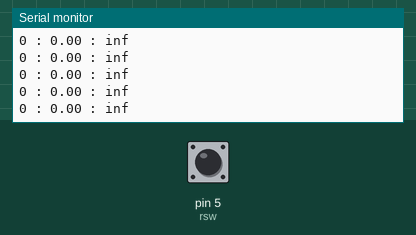
This sketch was run on a simulated Arduino Uno, built with avr-gcc and run on an emulated ATmega328P. On the bench: the last lines printed to the serial monitor. Wiring (inferred from the names in the program): SSD1306 OLED at I2C address 0x3C. The inputs (shaded band) are chosen by the test bench; at power-on: pin 5 (rsw) LOW.

Above: at 2.2 s.
2.3 s: pin 5 (rsw) pulled HIGH for 0.15 s
At 2.66 s:
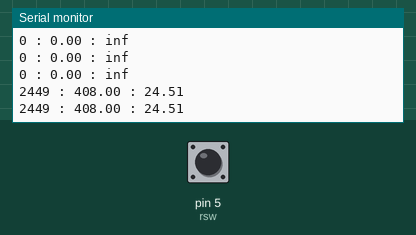
4.5 s: pin 5 (rsw) pulled HIGH for 1 s
At 5.71 s:
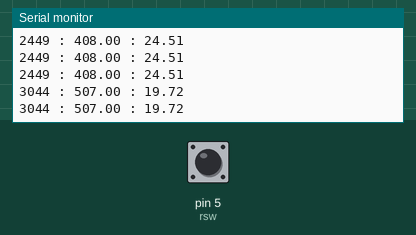
7.0 s: pin 5 (rsw) pulled HIGH for 0.15 s
At 7.36 s:
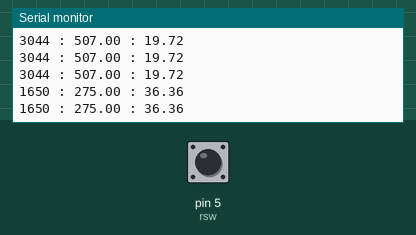
Timing chart, 0 to 10.0 s (numbered marks = the images above; inputs shaded):
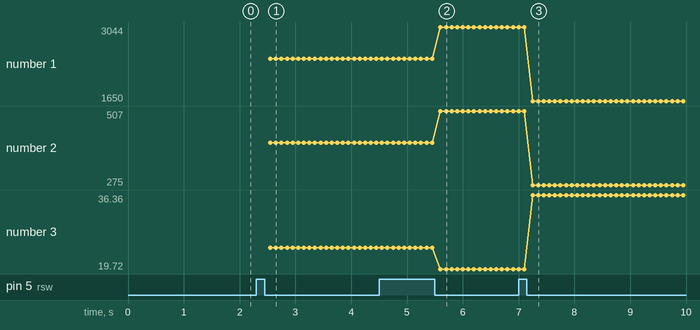

Measured:
- after the input at 2.3 s, the serial monitor: prints a new line after 0.25 s (image 1)
- after the input at 4.5 s, the serial monitor: prints a new line after 1.1 s (image 2)
- after the input at 7.0 s, the serial monitor: prints a new line after 0.25 s (image 3)
- plotted number 1: 2449 → 3044 after the input at 4.5 s, 3044 → 1650 after the input at 7.0 s
- plotted number 2: 408 → 507 after the input at 4.5 s, 507 → 275 after the input at 7.0 s
- plotted number 3: 24.51 → 19.72 after the input at 4.5 s, 19.72 → 36.36 after the input at 7.0 s

The sketch:

SpeedMeter_Pal1.ino
```cpp
#include <Wire.h>
#include "SO2002A_I2C.h"
#include <MsTimer2.h>
SO2002A_I2C oled(0x3c);

unsigned long beforeTime;
unsigned long elapsedTime;
int flagHi;
int flag2;
int flag3;
double speed1;

//タイヤ直径
#define taiya 685.8

//スイッチ→デジタル２，３，４ピン
#define sw1 2
#define sw2 3
#define sw3 4
//リードスイッチ→デジタル５ピン
#define rsw 5

byte smiley[8] = {
  B00000,
  B10001,
  B00000,
  B00000,
  B10001,
  B01110,
  B00000,
};

void setup() {
  // put your setup code here, to run once:
   //初期化
  beforeTime  = 0;
  elapsedTime = 0;
  flagHi = 0;
  flag2 = 0;
  flag3 = 0;

  //LCDの準備
  oled.begin(16, 2);
  oled.createChar(0, smiley);
  oled.noBlink();
  oled.noCursor();
  oled.setContrastControl(255);
  oled.clear();

  oled.print("HELLO!");
  delay(1000);
  oled.clear();
  oled.print("SPD: ");
  oled.setCursor(8,0);
  oled.print("[rpm]");
  Serial.begin(9600);

  //スレッド設定
  MsTimer2::set(100, send);
  MsTimer2::start();
}

void loop() {

  unsigned long nowTime;
  int digital0 = digitalRead(rsw);//AD0取得
  nowTime = millis();//起動してからの時間取得

  //パルスHIGH
  if (digital0 == 1 && flagHi == 0){
    flagHi = 1;
    delay(100);
  }

  //パルスLOW
  if (digital0 == 0 && flagHi == 1){
    flagHi = 0;
    elapsedTime = nowTime - beforeTime;//前回パルスアップからの経過時間
    beforeTime = nowTime;//今の時間を記録する

      MsTimer2::set(100, send);
      MsTimer2::start();
      oled.display();
      oled.setCursor(8,0);
      oled.print("[rpm]");
      delay(100);

  }

  //30秒経過で0km/hにする
  if(nowTime - beforeTime>30000){
    elapsedTime=0.0;
  }


  if(flag2 == 0 && flag3 == 1){
    //LCDに表示
    //５文字の変数を作成
    char speed2[7] = "";
    //総文字数５桁、小数点２桁に変換
    dtostrf(speed1, 4, 0, speed2);
    oled.setCursor(4,0);
    oled.print(speed2);

    flag3 = 0;
  }
}

void send(){
  speed1 =000.00;

  double buf1 = elapsedTime / 6;
  double buf2 = (1 / buf1) * 10000;

  Serial.print(elapsedTime);
  Serial.print(" : ");
  Serial.print(buf1);
  Serial.print(" : ");
  Serial.println(buf2);

  //時速に変換
  if(elapsedTime != 0.0)speed1 =  buf2;
  flag3 = 1;
}
```

so2002a_i2c.cpp
```cpp
#include "SO2002A_I2C.h"
#include "Arduino.h"
#include "Wire.h"

SO2002A_I2C::SO2002A_I2C(uint8_t i2cAddress) {
  this->i2cAddress = i2cAddress;
}

// LiquidCrystal compatible functions
void SO2002A_I2C::begin(uint8_t columns, uint8_t rows) {
  this->columns = columns;
  this->rows = rows;

  entryMode =    0b00000010;
  displayMode =  0b00000000;
  functionMode = 0b00000000;

  Wire.begin();
  noDisplay();
  clear();
  display();

  setDisplayMode();
  setFunctionMode();
}

void SO2002A_I2C::clear() {
  writeCommand(SO2002A_I2C_COMMAND, SO2002A_I2C_COMMAND_CLEAR_DISPLAY);
  delayMicroseconds(1520);
}

void SO2002A_I2C::home() {
  writeCommand(SO2002A_I2C_COMMAND, SO2002A_I2C_COMMAND_RETURN_HOME);
  delayMicroseconds(1520);
}

void SO2002A_I2C::setCursor(uint8_t col, uint8_t row) {
  int row_begin[] = {0, 32};
  setDdramAddress(col + row_begin[row] );
}

void SO2002A_I2C::cursor() {
  displayMode |= SO2002A_I2C_DISPLAY_CURSOR_ON;
  setDisplayMode();
}

void SO2002A_I2C::noCursor() {
  displayMode &= SO2002A_I2C_DISPLAY_CURSOR_OFF;
  setDisplayMode();
}

void SO2002A_I2C::blink() {
  displayMode |= SO2002A_I2C_DISPLAY_MODE_BLINK_ON;
  setDisplayMode();
}

void SO2002A_I2C::noBlink() {
  displayMode &= SO2002A_I2C_DISPLAY_MODE_BLINK_OFF;
  setDisplayMode();
}

void SO2002A_I2C::display() {
  displayMode |= SO2002A_I2C_DISPLAY_MODE_DISPLAY_ON;
  setDisplayMode();
}

void SO2002A_I2C::noDisplay() {
  displayMode &= SO2002A_I2C_DISPLAY_MODE_DISPLAY_OFF;
  setDisplayMode();
}

void SO2002A_I2C::scrollDisplayLeft() {
  writeCommand(SO2002A_I2C_COMMAND, SO2002A_I2C_COMMAND_CURSOR_OR_DISPLAY_SHIFT | SO2002A_I2C_SHIFT_CONTROL_ON & SO2002A_I2C_SHIFT_LEFT);
  delayMicroseconds(37);
}

void SO2002A_I2C::scrollDisplayRight() {
  writeCommand(SO2002A_I2C_COMMAND, SO2002A_I2C_COMMAND_CURSOR_OR_DISPLAY_SHIFT | SO2002A_I2C_SHIFT_CONTROL_ON | SO2002A_I2C_SHIFT_RIGHT);
  delayMicroseconds(37);
}

void SO2002A_I2C::autoscroll() {
  entryMode |= SO2002A_I2C_ENTRY_MODE_SHIFT_OFF;
  setEntryMode();
}

void SO2002A_I2C::noAutoscroll() {
  entryMode &= SO2002A_I2C_ENTRY_MODE_SHIFT_ON;
  setEntryMode();
}

void SO2002A_I2C::leftToRight() {
  entryMode |= SO2002A_I2C_ENTRY_MODE_DIRECTION_LEFT_TO_RIGHT;
  setEntryMode();
}

void SO2002A_I2C::rightToLeft() {
  entryMode &= SO2002A_I2C_ENTRY_MODE_DIRECTION_RIGHT_TO_LEFT;
  setEntryMode();
}

void SO2002A_I2C::createChar(uint8_t location, uint8_t charmap[]) {
  location &= 0x7;
  writeCommand(SO2002A_I2C_COMMAND, SO2002A_I2C_COMMAND_SET_CGRAM_ADDRESS | (location << 3));
  delayMicroseconds(37);
  for (int i = 0; i < 8; i++) {
    writeCommand(SO2002A_I2C_DATA, charmap[i]);
    delayMicroseconds(37);
  }
}

// OLED original functions
void SO2002A_I2C::singleHeightFont() {
  functionMode &= SO2002A_I2C_FUNCTION_DOUBLE_HEIGHT_OFF;
  setFunctionMode();
}

void SO2002A_I2C::doubleHeightFont() {
  functionMode |= SO2002A_I2C_FUNCTION_DOUBLE_HEIGHT_ON;
  setFunctionMode();
}

void SO2002A_I2C::setScrollQuantity(uint8_t dot) {
  setFunctionMode(functionMode | SO2002A_I2C_FUNCTION_EXT_RE_ON);
  writeCommand(SO2002A_I2C_COMMAND, SO2002A_I2C_COMMAND_SET_SCROLL_QUANTITY | (dot & SO2002A_I2C_SCROLLQUANTITY_MASK));
  delayMicroseconds(37);
  setFunctionMode(functionMode & SO2002A_I2C_FUNCTION_EXT_RE_OFF);
}

void SO2002A_I2C::selectCharacterRom(uint8_t font) {
  setFunctionMode(functionMode | SO2002A_I2C_FUNCTION_EXT_RE_ON);
  writeCommand(SO2002A_I2C_COMMAND, SO2002A_I2C_COMMAND_FUNCTION_SELECTION_B);
  writeCommand(SO2002A_I2C_DATA, font);
  delayMicroseconds(37);
  setFunctionMode(functionMode & SO2002A_I2C_FUNCTION_EXT_RE_OFF);
  clear();
}

void SO2002A_I2C::setContrastControl(uint8_t contrast) {
  setFunctionMode(functionMode | SO2002A_I2C_FUNCTION_EXT_RE_ON);
  oledEnableSd();
  writeCommand(SO2002A_I2C_COMMAND, SO2002A_I2C_COMMAND_SET_CONTRAST_CONTROL);
  writeCommand(SO2002A_I2C_COMMAND, contrast);
  delayMicroseconds(37);
  oledDisableSd();
  setFunctionMode(functionMode & SO2002A_I2C_FUNCTION_EXT_RE_OFF);
}

void SO2002A_I2C::setFadeOutAndBlinking(uint8_t mode, uint8_t interval) {
  setFunctionMode(functionMode | SO2002A_I2C_FUNCTION_EXT_RE_ON);
  oledEnableSd();
  writeCommand(SO2002A_I2C_COMMAND, SO2002A_I2C_COMMAND_SET_FADE_OUT_AND_BLINKING);
  writeCommand(SO2002A_I2C_COMMAND, mode | (interval & SO2002A_I2C_FADE_OUT_INTERVAL_MASK));
  delayMicroseconds(37);
  oledDisableSd();
  setFunctionMode(functionMode & SO2002A_I2C_FUNCTION_EXT_RE_OFF);
}

size_t SO2002A_I2C::write(uint8_t value) {
  writeCommand(SO2002A_I2C_DATA, value);
  delayMicroseconds(37);
  return 1;
}

void SO2002A_I2C::setEntryMode() {
  writeCommand(SO2002A_I2C_COMMAND, SO2002A_I2C_COMMAND_ENTRY_MODE_SET | entryMode);
  delayMicroseconds(37);
}

void SO2002A_I2C::setDisplayMode() {
  writeCommand(SO2002A_I2C_COMMAND, SO2002A_I2C_COMMAND_DISPLAY_ON_OFF | displayMode);
  delayMicroseconds(37);
}

void SO2002A_I2C::setFunctionMode() {
  writeCommand(SO2002A_I2C_COMMAND, SO2002A_I2C_COMMAND_FUNCTION_SET | functionMode);
  delayMicroseconds(37);
}

void SO2002A_I2C::setFunctionMode(uint8_t mode) {
  writeCommand(SO2002A_I2C_COMMAND, SO2002A_I2C_COMMAND_FUNCTION_SET | mode);
  delayMicroseconds(37);
}

void SO2002A_I2C::oledEnableSd() {
  writeCommand(SO2002A_I2C_COMMAND, SO2002A_I2C_COMMAND_OLED_ENABLE_SD);
}

void SO2002A_I2C::oledDisableSd() {
  writeCommand(SO2002A_I2C_COMMAND, SO2002A_I2C_COMMAND_OLED_DISABLE_SD);
}

void SO2002A_I2C::setCgramAddress(uint8_t address) {
  writeCommand(SO2002A_I2C_COMMAND, SO2002A_I2C_COMMAND_SET_CGRAM_ADDRESS | address);
  delayMicroseconds(37);
}

void SO2002A_I2C::setDdramAddress(uint8_t address) {
  writeCommand(SO2002A_I2C_COMMAND, SO2002A_I2C_COMMAND_SET_DDRAM_ADDRESS | address);
  delayMicroseconds(37);
}

/*
 * Low Level Control
 */
uint8_t SO2002A_I2C::writeCommand(uint8_t rs, uint8_t data) {
  Wire.beginTransmission(i2cAddress);
  Wire.write(rs);
  Wire.write(data);
  return Wire.endTransmission();
}
```

so2002a_i2c.h
```cpp
#ifndef SO2002A_I2C_H
#define SO2002A_I2C_H

#ifndef __SAM3X8E__
//#error "Not Arduino Due"
//#error "Remove this with care"
#endif

#include "Print.h"

/*
 * Macros for users
 */
#define SO2002A_I2C_CHARACTER_ROM_A 0x00
#define SO2002A_I2C_CHARACTER_ROM_B 0x04
#define SO2002A_I2C_CHARACTER_ROM_C 0x08

#define SO2002A_I2C_DISABLE_FADE_OUT_AND_BLINKING 0b00000000
#define SO2002A_I2C_ENABLE_FADE_OUT_MODE          0b00100000
#define SO2002A_I2C_ENABLE_BLINKING_MODE          0b00110000

/*
 * Macros for internal Use
 */
#define SO2002A_I2C_COMMAND_CLEAR_DISPLAY              0b00000001
#define SO2002A_I2C_COMMAND_RETURN_HOME                0b00000010
#define SO2002A_I2C_COMMAND_ENTRY_MODE_SET             0b00000100
#define SO2002A_I2C_COMMAND_DISPLAY_ON_OFF             0b00001000
#define SO2002A_I2C_COMMAND_CURSOR_OR_DISPLAY_SHIFT    0b00010000
#define SO2002A_I2C_COMMAND_FUNCTION_SET               0b00100000
#define SO2002A_I2C_COMMAND_SET_CGRAM_ADDRESS          0b01000000
#define SO2002A_I2C_COMMAND_SET_DDRAM_ADDRESS          0b10000000
#define SO2002A_I2C_COMMAND_SET_SCROLL_QUANTITY        0b10000000
#define SO2002A_I2C_COMMAND_SET_CONTRAST_CONTROL       0b10000001
#define SO2002A_I2C_COMMAND_SET_FADE_OUT_AND_BLINKING  0b00100011

#define SO2002A_I2C_COMMAND_FUNCTION_SELECTION_B    0b01110010
#define SO2002A_I2C_COMMAND_OLED_ENABLE_SD          0b01111001
#define SO2002A_I2C_COMMAND_OLED_DISABLE_SD         0b01111000

#define SO2002A_I2C_ENTRY_MODE_SHIFT_ON               (~SO2002A_I2C_ENTRY_MODE_SHIFT_OFF)
#define SO2002A_I2C_ENTRY_MODE_SHIFT_OFF                0b00000001
#define SO2002A_I2C_ENTRY_MODE_DIRECTION_LEFT_TO_RIGHT 0b00000010
#define SO2002A_I2C_ENTRY_MODE_DIRECTION_RIGHT_TO_LEFT (~SO2002A_I2C_ENTRY_MODE_DIRECTION_LEFT_TO_RIGHT)

#define SO2002A_I2C_DISPLAY_MODE_BLINK_ON    0b00000001
#define SO2002A_I2C_DISPLAY_MODE_BLINK_OFF   (~SO2002A_I2C_DISPLAY_MODE_BLINK_ON)
#define SO2002A_I2C_DISPLAY_CURSOR_ON        0b00000010
#define SO2002A_I2C_DISPLAY_CURSOR_OFF       (~SO2002A_I2C_DISPLAY_CURSOR_ON)
#define SO2002A_I2C_DISPLAY_MODE_DISPLAY_ON  0b00000100
#define SO2002A_I2C_DISPLAY_MODE_DISPLAY_OFF (~SO2002A_I2C_DISPLAY_MODE_DISPLAY_ON)

#define SO2002A_I2C_FUNCTION_EXT_IS_ON         0b00000001
#define SO2002A_I2C_FUNCTION_EXT_IS_OFF        (~SO2002A_I2C_FUNCTION_EXT_IS_ON)
#define SO2002A_I2C_FUNCTION_EXT_RE_ON         0b00000010
#define SO2002A_I2C_FUNCTION_EXT_RE_OFF        (~SO2002A_I2C_FUNCTION_EXT_RE_ON)
#define SO2002A_I2C_FUNCTION_DOUBLE_HEIGHT_ON  0b00000100
#define SO2002A_I2C_FUNCTION_DOUBLE_HEIGHT_OFF (~SO2002A_I2C_FUNCTION_DOUBLE_HEIGHT_ON)
#define SO2002A_I2C_FUNCTION_2LINE_MODE_ON     0b00001000
#define SO2002A_I2C_FUNCTION_2LINE_MODE_OFF    (~SO2002A_I2C_FUNCTION_2LINE_MODE_ON)

#define SO2002A_I2C_SCROLLQUANTITY_MASK     0b00111111
#define SO2002A_I2C_FADE_OUT_INTERVAL_MASK  0b00001111

#define SO2002A_I2C_SHIFT_CONTROL_ON 0b00001000
#define SO2002A_I2C_SHIFT_RIGHT      0b00000100
#define SO2002A_I2C_SHIFT_LEFT       (~SO2002A_I2C_SHIFT_RIGHT)

#define SO2002A_I2C_COMMAND 0x00
#define SO2002A_I2C_DATA    0x40

class SO2002A_I2C : public Print {
public:
  SO2002A_I2C(uint8_t i2cAddress);

  void begin(uint8_t columns, uint8_t rows);
  void clear();
  void home();
  void setCursor(uint8_t x, uint8_t y);
  void cursor();
  void noCursor();
  void blink();
  void noBlink();
  void display();
  void noDisplay();
  void scrollDisplayLeft();
  void scrollDisplayRight();
  void autoscroll();
  void noAutoscroll();
  void leftToRight();
  void rightToLeft();
  void createChar(uint8_t location, uint8_t charmap[]);

  void singleHeightFont();
  void doubleHeightFont();
  void setScrollQuantity(uint8_t dot);
  void selectCharacterRom(uint8_t font);
  void setContrastControl(uint8_t contrast);
  void setFadeOutAndBlinking(uint8_t mode, uint8_t interval);

  virtual size_t write(uint8_t);

  using Print::write;
private:
  uint8_t columns;      // width
  uint8_t rows;         // height
  uint8_t i2cAddress;   // I2C address
  uint8_t entryMode;
  uint8_t displayMode;
  uint8_t functionMode;


  void setEntryMode();
  void setDisplayMode();
  void setFunctionMode();
  void setFunctionMode(uint8_t mode);
  void oledEnableSd();
  void oledDisableSd();
  void setCgramAddress(uint8_t address);
  void setDdramAddress(uint8_t address);
  uint8_t writeCommand(uint8_t rs, uint8_t data);
};

#endif /* SO2002A_I2C_H */
```
